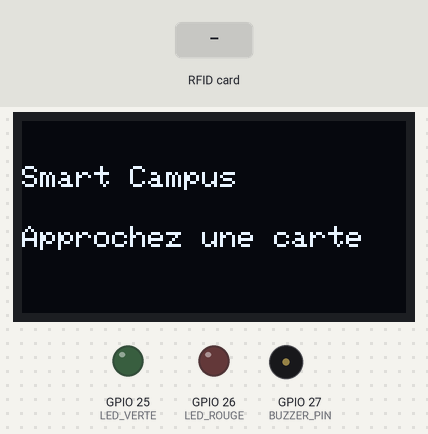
Recording of a sketch running on a simulated ESP32. On the bench: 128×64 one-colour display, output pins drawn as LEDs (lit = HIGH), buzzer (waves = sounding, pin HIGH). The test bench sets the inputs (shaded band). WiFi joins after 1.5 s; servers stay silent unless stated; uploads are accepted with an empty reply; random numbers use the default seed unless the sketch sets one; what the sketch prints to the serial monitor is not drawn.

Above: at 2.8 s.
2.9 s: RFID card 5E 7A 19 C4 held to the reader
At 3.05 s:
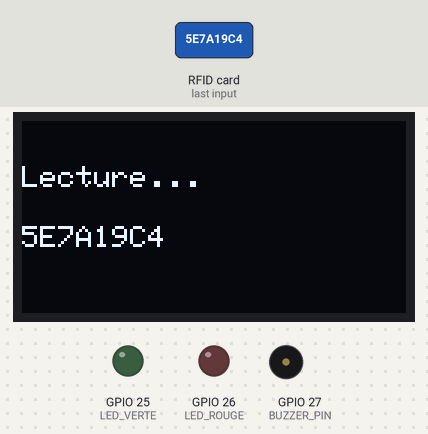
At 4.3 s:
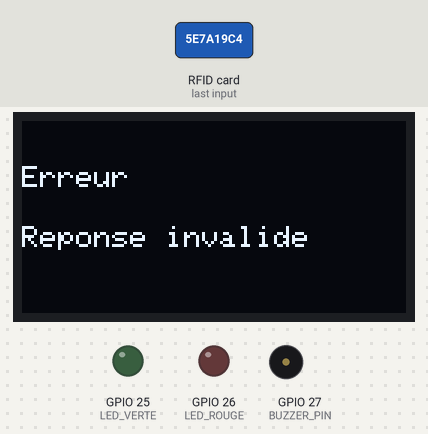
Timing chart, 0 to 5.9 s (numbered marks = the images above; inputs shaded):
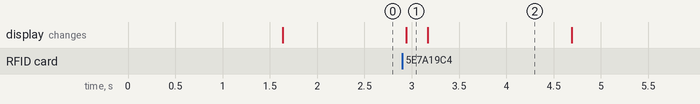

Measured:
- after the input at 2.9 s, the display: changes at once (image 1)
- what the display in image 2 shows lasts 1.5 s, from 3.2 s to 4.7 s

The sketch:

sketch.ino
```cpp
/*
  ============================================================================
  SMART CAMPUS — Firmware ESP32 (borne RFID/NFC) — projet Wokwi
  ============================================================================
  Lit une carte étudiante (RC522), envoie l'évènement au backend Express
  (POST /api/hardware/scan) et affiche la réponse (autorisé / refusé /
  anomalie détectée) sur un écran OLED, avec retour LED + buzzer.

  Câblage RC522 -> ESP32 :
    SDA->5  SCK->18  MOSI->23  MISO->19  RST->22  3.3V->3.3V  GND->GND
  Câblage OLED SSD1306 (I2C, adresse 0x3C) -> ESP32 :
    SDA->21  SCL->4  VCC->3.3V  GND->GND
  LED verte -> GPIO25 | LED rouge -> GPIO26 | Buzzer -> GPIO27

  Bibliothèques : MFRC522, Adafruit_SSD1306, Adafruit_GFX, ArduinoJson
  ============================================================================
*/

#include <SPI.h>
#include <MFRC522.h>
#include <Wire.h>
#include <Adafruit_GFX.h>
#include <Adafruit_SSD1306.h>
#include <WiFi.h>
#include <WiFiClientSecure.h>
#include <HTTPClient.h>
#include <ArduinoJson.h>

#define RFID_SS_PIN   5
#define RFID_RST_PIN  22
#define OLED_SDA      21
#define OLED_SCL      4
#define LED_VERTE     25
#define LED_ROUGE     26
#define BUZZER_PIN    27

MFRC522 rfid(RFID_SS_PIN, RFID_RST_PIN);
Adafruit_SSD1306 display(128, 64, &Wire, -1);

// ---------------------------------------------------------------------------
// Réseau : Wokwi fournit un accès Internet simulé via "Wokwi-GUEST"
// ---------------------------------------------------------------------------
const char* WIFI_SSID     = "Wokwi-GUEST";
const char* WIFI_PASSWORD = "";

// Remplace par TON URL Render complète
const char* SERVER_URL   = "https://smart-campus-backend-ne5z.onrender.com/api/hardware/scan";
const char* DEVICE_KEY   = "demo-device-key-please-change"; // doit matcher `devices.api_key`

const char* SERVICES[] = {"restaurant", "bibliotheque", "transport", "photocopie"};

void setup() {
  Serial.begin(115200);
  pinMode(LED_VERTE, OUTPUT);
  pinMode(LED_ROUGE, OUTPUT);
  pinMode(BUZZER_PIN, OUTPUT);

  SPI.begin();
  rfid.PCD_Init();

  Wire.begin(OLED_SDA, OLED_SCL);
  if (!display.begin(SSD1306_SWITCHCAPVCC, 0x3C)) {
    Serial.println(F("Ecran OLED non detecte"));
  }
  afficher("Smart Campus", "Connexion WiFi...");

  WiFi.begin(WIFI_SSID, WIFI_PASSWORD);
  int tentative = 0;
  while (WiFi.status() != WL_CONNECTED && tentative < 20) {
    delay(300);
    tentative++;
  }
  Serial.println(WiFi.status() == WL_CONNECTED
    ? "WiFi connecte : " + WiFi.localIP().toString()
    : "WiFi indisponible - fonctionnement en mode local");

  afficher("Smart Campus", "Approchez une carte");
}

void loop() {
  if (!rfid.PICC_IsNewCardPresent() || !rfid.PICC_ReadCardSerial()) {
    delay(50);
    return;
  }

  String uid = lireUID(rfid.uid.uidByte, rfid.uid.size);
  String service = SERVICES[random(0, 4)];

  Serial.println("Carte detectee : " + uid + " | service demande : " + service);
  afficher("Lecture...", uid);

  envoyerScan(uid, service);

  rfid.PICC_HaltA();
  rfid.PCD_StopCrypto1();
  delay(1500);
  afficher("Smart Campus", "Approchez une carte");
}

String lireUID(byte* buffer, byte bufferSize) {
  String uid = "";
  for (byte i = 0; i < bufferSize; i++) {
    if (buffer[i] < 0x10) uid += "0";
    uid += String(buffer[i], HEX);
  }
  uid.toUpperCase();
  return uid;
}

void envoyerScan(String uid, String service) {
  if (WiFi.status() != WL_CONNECTED) {
    afficher("Hors ligne", "Pas de connexion");
    signaler(false, false);
    return;
  }

  StaticJsonDocument<200> body;
  body["uid"] = uid;
  body["service"] = service;
  body["timestamp"] = millis();
  String payload;
  serializeJson(body, payload);

  WiFiClientSecure client;
  client.setInsecure(); // Accepte le certificat SSL de Render
  HTTPClient http;

  // 1. URL en HTTPS OBLIGATOIRE
  const char* URL_HTTPS = "https://smart-campus-backend-ne5z.onrender.com/api/hardware/scan";

  http.begin(client, URL_HTTPS);

  // 2. En-têtes HTTP requis par Render
  http.addHeader("Content-Type", "application/json");
  http.addHeader("User-Agent", "ESP32-Wokwi"); // <-- INDISPENSABLE pour Render
  http.addHeader("x-device-key", DEVICE_KEY);

  Serial.println("Envoi vers : " + String(URL_HTTPS));
  int code = http.POST(payload);

  if (code <= 0) {
    Serial.println("Erreur HTTP : " + String(code) + " (" + http.errorToString(code) + ")");
    afficher("Erreur reseau", "Reessayez");
    signaler(false, false);
    http.end();
    return;
  }

  String response = http.getString();
  Serial.println("Reponse (" + String(code) + ") : " + response);
  http.end();

  StaticJsonDocument<300> res;
  DeserializationError err = deserializeJson(res, response);
  if (err) {
    afficher("Erreur", "Reponse invalide");
    return;
  }

  String status = res["status"] | "REFUSE";
  String message = res["message"] | "";
  double balance = res["balance"] | 0.0;

  afficher(message, "Solde: " + String((int)balance) + " FCFA");

  if (status == "OK") signaler(true, false);
  else if (status == "FRAUDE") signaler(false, true);
  else signaler(false, false);
}

void signaler(bool ok, bool fraude) {
  if (ok) {
    digitalWrite(LED_VERTE, HIGH);
    tone(BUZZER_PIN, 1500, 150);
    delay(1000);
    digitalWrite(LED_VERTE, LOW);
  } else if (fraude) {
    for (int i = 0; i < 3; i++) {
      digitalWrite(LED_ROUGE, HIGH);
      tone(BUZZER_PIN, 800, 100);
      delay(150);
      digitalWrite(LED_ROUGE, LOW);
      delay(150);
    }
  } else {
    digitalWrite(LED_ROUGE, HIGH);
    tone(BUZZER_PIN, 400, 400);
    delay(800);
    digitalWrite(LED_ROUGE, LOW);
  }
}

void afficher(String ligne1, String ligne2) {
  display.clearDisplay();
  display.setTextSize(1);
  display.setTextColor(SSD1306_WHITE);
  display.setCursor(0, 15);
  display.println(ligne1);
  display.setCursor(0, 35);
  display.println(ligne2);
  display.display();
}
```
